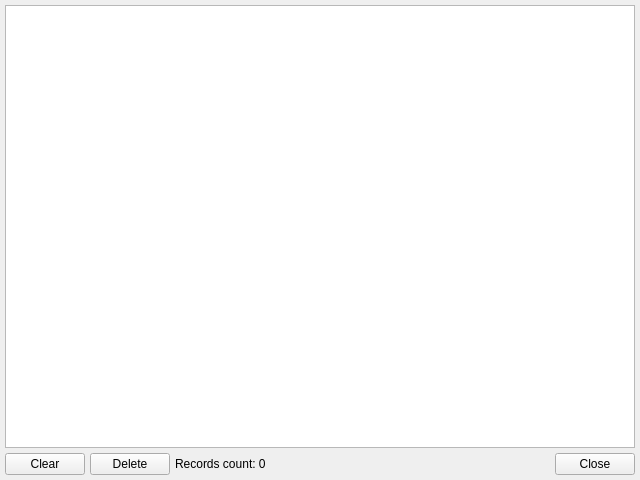
<?xml version="1.0" encoding="UTF-8"?>
<ui version="4.0">
 <class>HistoryView</class>
 <widget class="QWidget" name="HistoryView">
  <property name="geometry">
   <rect>
    <x>0</x>
    <y>0</y>
    <width>640</width>
    <height>480</height>
   </rect>
  </property>
  <property name="windowTitle">
   <string>History</string>
  </property>
  <property name="windowIcon">
   <iconset resource="../res.qrc">
    <normaloff>:/icons/icons/history.png</normaloff>:/icons/icons/history.png</iconset>
  </property>
  <layout class="QVBoxLayout" name="verticalLayout">
   <property name="spacing">
    <number>5</number>
   </property>
   <property name="leftMargin">
    <number>5</number>
   </property>
   <property name="topMargin">
    <number>5</number>
   </property>
   <property name="rightMargin">
    <number>5</number>
   </property>
   <property name="bottomMargin">
    <number>5</number>
   </property>
   <item>
    <widget class="QTreeView" name="treeView_History">
     <property name="contextMenuPolicy">
      <enum>Qt::PreventContextMenu</enum>
     </property>
     <property name="selectionMode">
      <enum>QAbstractItemView::ExtendedSelection</enum>
     </property>
     <property name="sortingEnabled">
      <bool>true</bool>
     </property>
     <attribute name="headerMinimumSectionSize">
      <number>20</number>
     </attribute>
     <attribute name="headerDefaultSectionSize">
      <number>40</number>
     </attribute>
     <attribute name="headerStretchLastSection">
      <bool>true</bool>
     </attribute>
    </widget>
   </item>
   <item>
    <layout class="QHBoxLayout" name="horizontalLayout">
     <property name="spacing">
      <number>5</number>
     </property>
     <item>
      <widget class="QPushButton" name="pushButton_ClearHistory">
       <property name="text">
        <string>Clear</string>
       </property>
      </widget>
     </item>
     <item>
      <widget class="QPushButton" name="pushButton_DeleteRecords">
       <property name="text">
        <string>Delete</string>
       </property>
      </widget>
     </item>
     <item>
      <widget class="QLabel" name="label_RecordsCount">
       <property name="text">
        <string>Records count: 0</string>
       </property>
      </widget>
     </item>
     <item>
      <spacer name="horizontalSpacer">
       <property name="orientation">
        <enum>Qt::Horizontal</enum>
       </property>
       <property name="sizeHint" stdset="0">
        <size>
         <width>40</width>
         <height>20</height>
        </size>
       </property>
      </spacer>
     </item>
     <item>
      <widget class="QPushButton" name="pushButton_Close">
       <property name="text">
        <string>Close</string>
       </property>
      </widget>
     </item>
    </layout>
   </item>
  </layout>
 </widget>
 <resources>
  <include location="../res.qrc"/>
 </resources>
 <connections>
  <connection>
   <sender>pushButton_Close</sender>
   <signal>clicked()</signal>
   <receiver>HistoryView</receiver>
   <slot>close()</slot>
   <hints>
    <hint type="sourcelabel">
     <x>578</x>
     <y>472</y>
    </hint>
    <hint type="destinationlabel">
     <x>1207</x>
     <y>51</y>
    </hint>
   </hints>
  </connection>
 </connections>
</ui>
